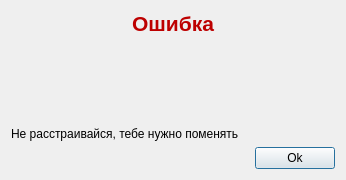
<?xml version="1.0" encoding="UTF-8"?>
<ui version="4.0">
 <class>error</class>
 <widget class="QDialog" name="error">
  <property name="geometry">
   <rect>
    <x>0</x>
    <y>0</y>
    <width>346</width>
    <height>180</height>
   </rect>
  </property>
  <property name="windowTitle">
   <string>Dialog</string>
  </property>
  <layout class="QVBoxLayout" name="verticalLayout_2">
   <item>
    <layout class="QGridLayout" name="gridLayout_2">
     <item row="0" column="0">
      <layout class="QVBoxLayout" name="verticalLayout">
       <item>
        <widget class="QLabel" name="err">
         <property name="text">
          <string>&lt;html&gt;&lt;head/&gt;&lt;body&gt;&lt;p align=&quot;center&quot;&gt;&lt;span style=&quot; font-size:16pt; font-weight:700; color:#bd0000;&quot;&gt;Ошибка&lt;/span&gt;&lt;/p&gt;&lt;/body&gt;&lt;/html&gt;</string>
         </property>
         <property name="scaledContents">
          <bool>false</bool>
         </property>
         <property name="textInteractionFlags">
          <set>Qt::LinksAccessibleByMouse</set>
         </property>
        </widget>
       </item>
       <item>
        <spacer name="verticalSpacer">
         <property name="orientation">
          <enum>Qt::Vertical</enum>
         </property>
         <property name="sizeHint" stdset="0">
          <size>
           <width>20</width>
           <height>40</height>
          </size>
         </property>
        </spacer>
       </item>
       <item>
        <widget class="QLabel" name="text">
         <property name="text">
          <string>Не расстраивайся, тебе нужно поменять</string>
         </property>
        </widget>
       </item>
      </layout>
     </item>
    </layout>
   </item>
   <item>
    <layout class="QHBoxLayout" name="horizontalLayout">
     <item>
      <spacer name="horizontalSpacer">
       <property name="orientation">
        <enum>Qt::Horizontal</enum>
       </property>
       <property name="sizeHint" stdset="0">
        <size>
         <width>40</width>
         <height>20</height>
        </size>
       </property>
      </spacer>
     </item>
     <item>
      <widget class="QPushButton" name="pushButton">
       <property name="text">
        <string>Ok</string>
       </property>
      </widget>
     </item>
    </layout>
   </item>
  </layout>
 </widget>
 <resources/>
 <connections>
  <connection>
   <sender>pushButton</sender>
   <signal>clicked()</signal>
   <receiver>error</receiver>
   <slot>close()</slot>
   <hints>
    <hint type="sourcelabel">
     <x>319</x>
     <y>156</y>
    </hint>
    <hint type="destinationlabel">
     <x>511</x>
     <y>151</y>
    </hint>
   </hints>
  </connection>
 </connections>
</ui>
